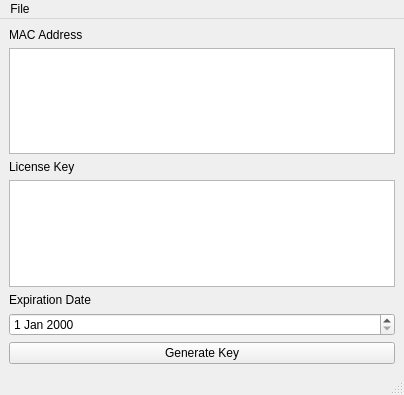
<ui version="4.0" >
 <class>MainWindow</class>
 <widget class="QMainWindow" name="MainWindow" >
  <property name="geometry" >
   <rect>
    <x>0</x>
    <y>0</y>
    <width>404</width>
    <height>395</height>
   </rect>
  </property>
  <property name="windowTitle" >
   <string>EVAN License Key Generator</string>
  </property>
  <widget class="QWidget" name="centralwidget" >
   <layout class="QGridLayout" name="gridLayout" >
    <item row="7" column="1" >
     <widget class="QPushButton" name="pushButton" >
      <property name="text" >
       <string>Generate Key</string>
      </property>
     </widget>
    </item>
    <item row="0" column="1" >
     <widget class="QLabel" name="label" >
      <property name="text" >
       <string>MAC Address</string>
      </property>
     </widget>
    </item>
    <item row="2" column="1" >
     <widget class="QLabel" name="label_2" >
      <property name="text" >
       <string>License Key</string>
      </property>
     </widget>
    </item>
    <item row="1" column="1" >
     <widget class="QTextEdit" name="textEdit" />
    </item>
    <item row="3" column="1" >
     <widget class="QTextEdit" name="textEdit_2" />
    </item>
    <item row="6" column="1" >
     <widget class="QDateEdit" name="dateEdit" />
    </item>
    <item row="4" column="1" >
     <widget class="QLabel" name="label_3" >
      <property name="text" >
       <string>Expiration Date</string>
      </property>
     </widget>
    </item>
   </layout>
  </widget>
  <widget class="QMenuBar" name="menubar" >
   <property name="geometry" >
    <rect>
     <x>0</x>
     <y>0</y>
     <width>404</width>
     <height>21</height>
    </rect>
   </property>
   <widget class="QMenu" name="menuFile" >
    <property name="title" >
     <string>File</string>
    </property>
    <addaction name="actionQuit" />
   </widget>
   <addaction name="menuFile" />
  </widget>
  <widget class="QStatusBar" name="statusbar" />
  <action name="actionQuit" >
   <property name="text" >
    <string>Quit</string>
   </property>
  </action>
 </widget>
 <resources/>
 <connections/>
</ui>
